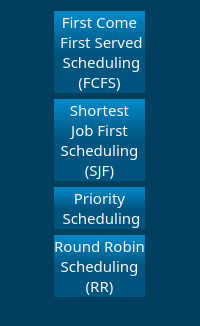
           <widget class="QFrame" name="frame">
            <property name="sizePolicy">
             <sizepolicy hsizetype="Maximum" vsizetype="Preferred">
              <horstretch>0</horstretch>
              <verstretch>0</verstretch>
             </sizepolicy>
            </property>
            <property name="styleSheet">
             <string notr="true">background-color: rgb(0, 64, 94);
border:none;
border-color: rgb(153, 153, 153);

</string>
            </property>
            <property name="frameShape">
             <enum>QFrame::Panel</enum>
            </property>
            <property name="frameShadow">
             <enum>QFrame::Plain</enum>
            </property>
            <property name="lineWidth">
             <number>4</number>
            </property>
            <layout class="QGridLayout" name="gridLayout_5">
             <item row="1" column="0">
              <widget class="QPushButton" name="btn_2">
               <property name="sizePolicy">
                <sizepolicy hsizetype="Minimum" vsizetype="Preferred">
                 <horstretch>0</horstretch>
                 <verstretch>0</verstretch>
                </sizepolicy>
               </property>
               <property name="font">
                <font>
                 <family>13 Perpetua Titling MT</family>
                 <pointsize>11</pointsize>
                 <weight>9</weight>
                 <italic>false</italic>
                 <bold>false</bold>
                </font>
               </property>
               <property name="styleSheet">
                <string notr="true">QPushButton::hover

{
	background-color: rgb(0, 68, 100);
}

QPushButton{
	color: rgb(255, 251, 252);
 background-color: QLinearGradient(x1:0, y1:0, x2:0, y2:1, stop:0 rgb(0, 138, 202), stop: 0.5  rgb(0, 85, 127));
	font: 75  11pt bold &quot;Perpetua Titling MT&quot;;

	color: rgb(255, 246, 247);


}

QPushButton:pressed
{
    background-color: QLinearGradient( x1: 0, y1: 0, x2: 0, y2: 1, stop: 0 #2d2d2d, stop: 0.1 #2b2b2b, stop: 0.5 #292929, stop: 0.9 #282828, stop: 1 #252525);
}</string>
               </property>
               <property name="text">
                <string>Shortest 
Job First 
Scheduling 
(SJF)</string>
               </property>
              </widget>
             </item>
             <item row="3" column="0">
              <widget class="QPushButton" name="btn_4">
               <property name="sizePolicy">
                <sizepolicy hsizetype="Minimum" vsizetype="Preferred">
                 <horstretch>0</horstretch>
                 <verstretch>0</verstretch>
                </sizepolicy>
               </property>
               <property name="font">
                <font>
                 <family>13 Perpetua Titling MT</family>
                 <pointsize>11</pointsize>
                 <weight>9</weight>
                 <italic>false</italic>
                 <bold>false</bold>
                </font>
               </property>
               <property name="styleSheet">
                <string notr="true">QPushButton::hover

{
	background-color: rgb(0, 68, 100);
}

QPushButton{
	color: rgb(255, 251, 252);
 background-color: QLinearGradient(x1:0, y1:0, x2:0, y2:1, stop:0 rgb(0, 138, 202), stop: 0.5  rgb(0, 85, 127));
	font: 75  11pt bold &quot;Perpetua Titling MT&quot;;

	color: rgb(255, 246, 247);


}

QPushButton:pressed
{
    background-color: QLinearGradient( x1: 0, y1: 0, x2: 0, y2: 1, stop: 0 #2d2d2d, stop: 0.1 #2b2b2b, stop: 0.5 #292929, stop: 0.9 #282828, stop: 1 #252525);
}</string>
               </property>
               <property name="text">
                <string>Round Robin 
Scheduling 
(RR)</string>
               </property>
              </widget>
             </item>
             <item row="7" column="0">
              <widget class="Line" name="line_2">
               <property name="styleSheet">
                <string notr="true">background-color: rgb(0, 64, 94);
border:none;
border-color: rgb(153, 153, 153);

</string>
               </property>
               <property name="orientation">
                <enum>Qt::Vertical</enum>
               </property>
              </widget>
             </item>
             <item row="6" column="0">
              <widget class="Line" name="line">
               <property name="styleSheet">
                <string notr="true">background-color: rgb(0, 64, 94);
border:none;
border-color: rgb(153, 153, 153);

</string>
               </property>
               <property name="orientation">
                <enum>Qt::Vertical</enum>
               </property>
              </widget>
             </item>
             <item row="0" column="0">
              <widget class="QPushButton" name="btn_1">
               <property name="sizePolicy">
                <sizepolicy hsizetype="Minimum" vsizetype="Preferred">
                 <horstretch>0</horstretch>
                 <verstretch>0</verstretch>
                </sizepolicy>
               </property>
               <property name="font">
                <font>
                 <family>13 Perpetua Titling MT</family>
                 <pointsize>11</pointsize>
                 <weight>9</weight>
                 <italic>false</italic>
                 <bold>false</bold>
                </font>
               </property>
               <property name="styleSheet">
                <string notr="true">QPushButton::hover

{
	background-color: rgb(0, 68, 100);
	border-color: rgb(70, 176, 214);
}

QPushButton{
	color: rgb(255, 251, 252);
 background-color: QLinearGradient(x1:0, y1:0, x2:0, y2:1, stop:0 rgb(0, 138, 202), stop: 0.5  rgb(0, 85, 127));
	font: 75  11pt bold &quot;Perpetua Titling MT&quot;;

	color: rgb(255, 246, 247);


}

QPushButton:pressed
{
    background-color: QLinearGradient( x1: 0, y1: 0, x2: 0, y2: 1, stop: 0 #2d2d2d, stop: 0.1 #2b2b2b, stop: 0.5 #292929, stop: 0.9 #282828, stop: 1 #252525);
}

QPushButton:selected
{
  
	background-color: rgb(0, 0, 0);
}</string>
               </property>
               <property name="text">
                <string>First Come
 First Served
 Scheduling 
(FCFS)</string>
               </property>
              </widget>
             </item>
             <item row="8" column="0">
              <widget class="Line" name="line_4">
               <property name="sizePolicy">
                <sizepolicy hsizetype="Preferred" vsizetype="Preferred">
                 <horstretch>0</horstretch>
                 <verstretch>0</verstretch>
                </sizepolicy>
               </property>
               <property name="styleSheet">
                <string notr="true">background-color: rgb(0, 64, 94);
border:none;
border-color: rgb(153, 153, 153);

</string>
               </property>
               <property name="orientation">
                <enum>Qt::Vertical</enum>
               </property>
              </widget>
             </item>
             <item row="2" column="0">
              <widget class="QPushButton" name="btn_3">
               <property name="sizePolicy">
                <sizepolicy hsizetype="Minimum" vsizetype="Preferred">
                 <horstretch>0</horstretch>
                 <verstretch>0</verstretch>
                </sizepolicy>
               </property>
               <property name="font">
                <font>
                 <family>13 Perpetua Titling MT</family>
                 <pointsize>11</pointsize>
                 <weight>9</weight>
                 <italic>false</italic>
                 <bold>false</bold>
                </font>
               </property>
               <property name="styleSheet">
                <string notr="true">QPushButton::hover

{
	background-color: rgb(0, 68, 100);
}

QPushButton{
	color: rgb(255, 251, 252);
 background-color: QLinearGradient(x1:0, y1:0, x2:0, y2:1, stop:0 rgb(0, 138, 202), stop: 0.5  rgb(0, 85, 127));
	font: 75  11pt bold &quot;Perpetua Titling MT&quot;;

	color: rgb(255, 246, 247);


}

QPushButton:pressed
{
    background-color: QLinearGradient( x1: 0, y1: 0, x2: 0, y2: 1, stop: 0 #2d2d2d, stop: 0.1 #2b2b2b, stop: 0.5 #292929, stop: 0.9 #282828, stop: 1 #252525);
}</string>
               </property>
               <property name="text">
                <string>Priority
 Scheduling</string>
               </property>
              </widget>
             </item>
            </layout>
           </widget>
